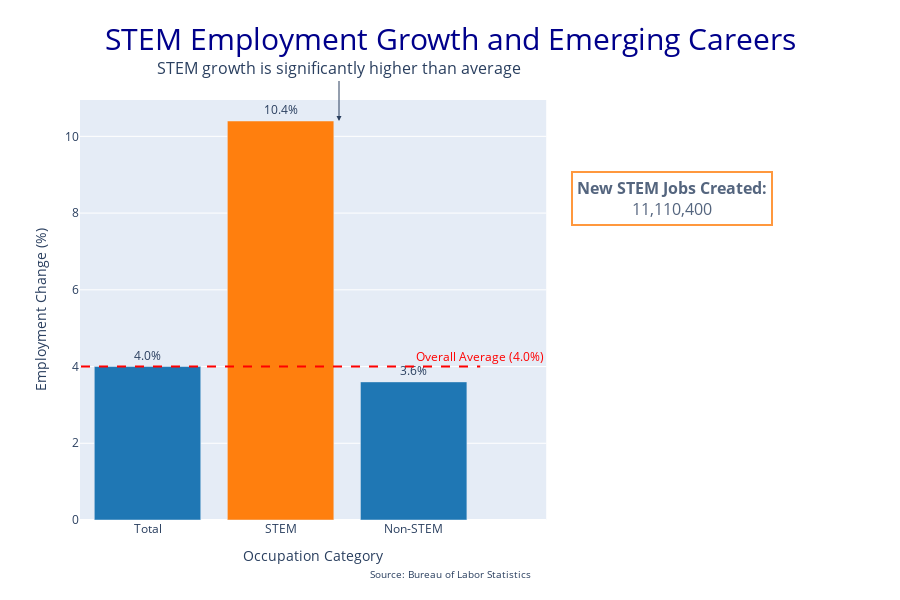

The notebook cell this image was saved under:
### Markdown cell above
## b. Background

### Code cell
import plotly.graph_objects as go
from plotly.subplots import make_subplots

# Data
categories = ['Total', 'STEM', 'Non-STEM']
percentages = [4.0, 10.4, 3.6]

# Create the figure with subplots
fig = make_subplots(
    rows=1, cols=2,
    column_widths=[0.7, 0.3],
    specs=[[{"type": "bar"}, {"type": "table"}]],
    subplot_titles=("Employment Change by Category (2023-2033)", "Emerging STEM Careers")
)

# Add bar chart
fig.add_trace(
    go.Bar(
        x=categories,
        y=percentages,
        text=[f'{p}%' for p in percentages],
        textposition='outside',
        marker_color=['#1f77b4', '#ff7f0e', '#1f77b4']
    ),
    row=1, col=1
)

# Customize the chart
fig.update_layout(
    title=dict(
        text='STEM Employment Growth and Emerging Careers',
        x=0.5,  
        font=dict(color='darkblue', size=30),
    ),
    xaxis_title='Occupation Category',
    yaxis_title='Employment Change (%)',
    height=600,
    showlegend=False,
    annotations=[
        dict(
            x=0.35, y=0.95,
            xref="paper", yref="paper",
            text="STEM growth is significantly higher than average",
            showarrow=True,
            arrowhead=2,
            ax=0, ay=-40
        ),
        # New annotation for STEM jobs created
        dict(
            x=0.8, y=0.7,
            xref="paper", yref="paper",
            text="<b>New STEM Jobs Created:</b><br>11,110,400",
            showarrow=False,
            bordercolor="#ff7f0e",
            borderwidth=2,
            borderpad=4,
            bgcolor="#ffffff",
            opacity=0.8,
            align="center"
        )
    ]
)

# Add a horizontal line for the overall average
fig.add_shape(
    type="line",
    x0=-0.5, y0=4, x1=2.5, y1=4,
    line=dict(color="red", width=2, dash="dash"),
    row=1, col=1
)
fig.add_annotation(
    x=2.5, y=4,
    text="Overall Average (4.0%)",
    showarrow=False,
    yshift=10,
    font=dict(color="red"),
    row=1, col=1
)

# Add source information
fig.add_annotation(
    x=0.5, y=-0.15,
    xref="paper", yref="paper",
    text="Source: Bureau of Labor Statistics",
    showarrow=False,
    font=dict(size=10)
)

fig.show()

### Figure 1 — Plotly figure (JSON) as saved in the notebook; plotly's stock layout.template omitted (floating-point values rounded to 4 significant figures)
{"data": [{"marker": {"color": ["#1f77b4", "#ff7f0e", "#1f77b4"]}, "text": ["4.0%", "10.4%", "3.6%"], "textposition": "outside", "type": "bar", "x": ["Total", "STEM", "Non-STEM"], "xaxis": "x", "y": [4, 10.4, 3.6], "yaxis": "y"}], "layout": {"annotations": [{"arrowhead": 2, "ax": 0, "ay": -40, "font": {"size": 16}, "showarrow": true, "text": "STEM growth is significantly higher than average", "x": 0.35, "xanchor": "center", "xref": "paper", "y": 0.95, "yanchor": "bottom", "yref": "paper"}, {"align": "center", "bgcolor": "#ffffff", "bordercolor": "#ff7f0e", "borderpad": 4, "borderwidth": 2, "font": {"size": 16}, "opacity": 0.8, "showarrow": false, "text": "<b>New STEM Jobs Created:</b><br>11,110,400", "x": 0.8, "xanchor": "center", "xref": "paper", "y": 0.7, "yanchor": "bottom", "yref": "paper"}, {"font": {"color": "red"}, "showarrow": false, "text": "Overall Average (4.0%)", "x": 2.5, "xref": "x", "y": 4, "yref": "y", "yshift": 10}, {"font": {"size": 10}, "showarrow": false, "text": "Source: Bureau of Labor Statistics", "x": 0.5, "xref": "paper", "y": -0.15, "yref": "paper"}], "height": 600, "shapes": [{"line": {"color": "red", "dash": "dash", "width": 2}, "type": "line", "x0": -0.5, "x1": 2.5, "xref": "x", "y0": 4, "y1": 4, "yref": "y"}], "showlegend": false, "title": {"font": {"color": "darkblue", "size": 30}, "text": "STEM Employment Growth and Emerging Careers", "x": 0.5}, "xaxis": {"anchor": "y", "domain": [0, 0.63], "title": {"text": "Occupation Category"}}, "yaxis": {"anchor": "x", "domain": [0, 1], "title": {"text": "Employment Change (%)"}}}}
